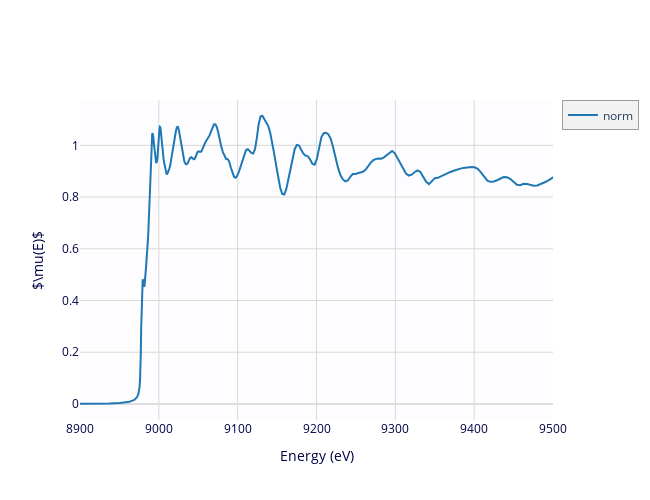

Notebook source saved alongside this figure:
### Markdown cell above
note from the plot above that the angle is around 10 to 12 degrees, and that Energy and Angle are not perfectly linear.

### Code cell
# let's plot the normalized XAFS data around the edge:

autobk(cudat.energy, cudat.mu, group=cudat, rbkg=1.0, kw=2)
print(f'E0 = {cudat.e0:.3f} eV')
plot(cudat.energy, cudat.norm, xmin=8900, xmax=9500, label='norm',
     xlabel='Energy (eV)', ylabel='$\mu(E)$', delay_draw=True)

### Figure 1 — Plotly figure (JSON) as saved in the notebook; plotly's stock layout.template omitted (floating-point values rounded to 4 significant figures; data arrays with more than 128 entries replaced by an {"elided": "..."} marker saying what was removed)
{"data": [{"line": {"color": "#1f77b4", "width": 2}, "name": "norm", "type": "scatter", "uid": "86a7da0e-7a1d-4190-85d3-5b0024e82989", "x": {"elided": "612 float values"}, "y": {"elided": "612 float values"}}], "layout": {"height": 500, "hovermode": "closest", "legend": {"bgcolor": "#F2F2F2", "borderwidth": 0.5}, "plot_bgcolor": "#FDFDFF", "showlegend": true, "title": {}, "width": 650, "xaxis": {"color": "#004", "gridcolor": "#D8D8D8", "range": [8900, 9500], "showgrid": true, "title": {"text": "Energy (eV)"}, "zerolinecolor": "#DDD"}, "yaxis": {"color": "#004", "gridcolor": "#D8D8D8", "showgrid": true, "title": {"text": "$\\mu(E)$"}, "zerolinecolor": "#DDD"}}}
